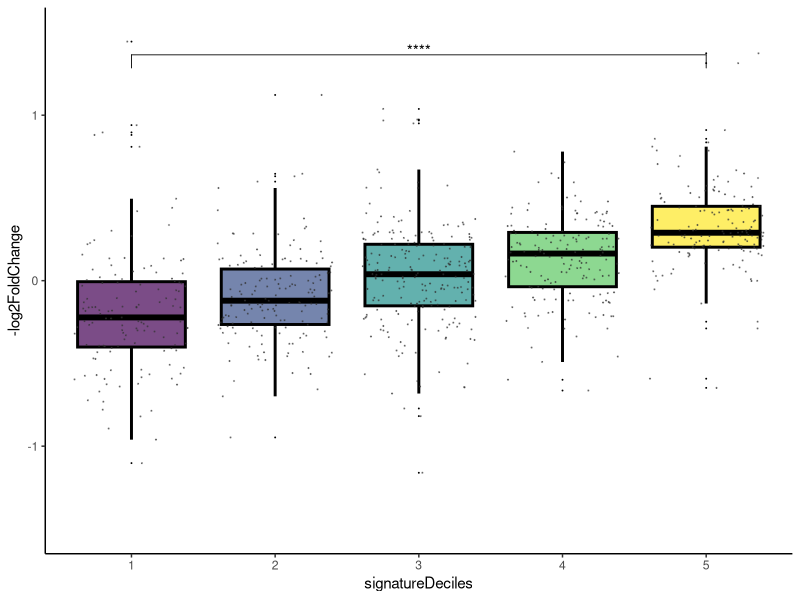
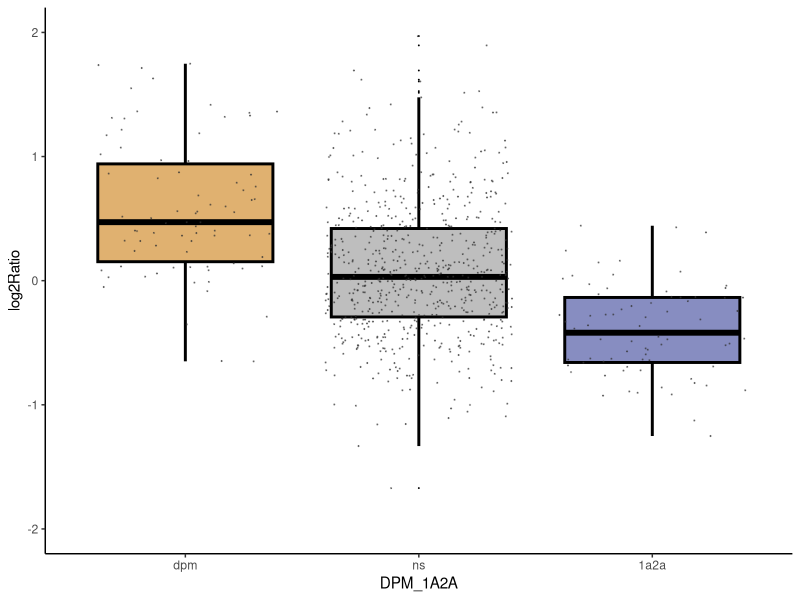
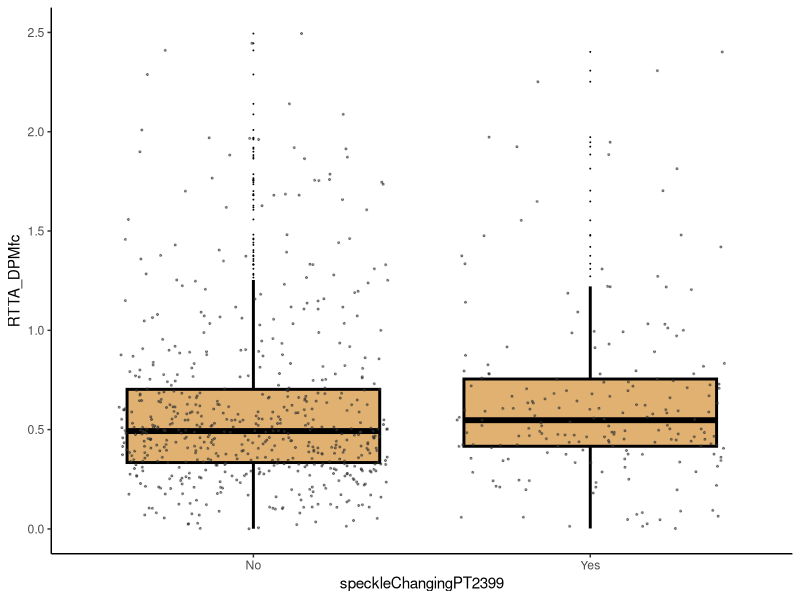
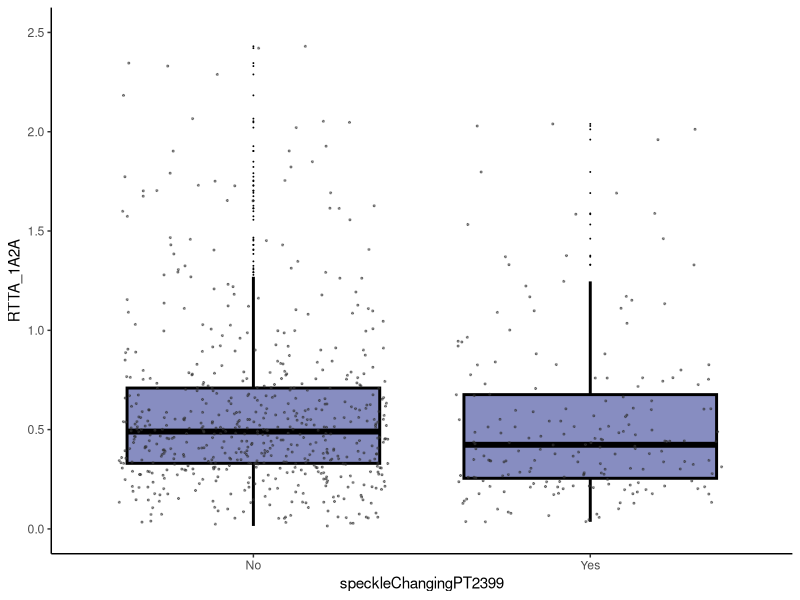
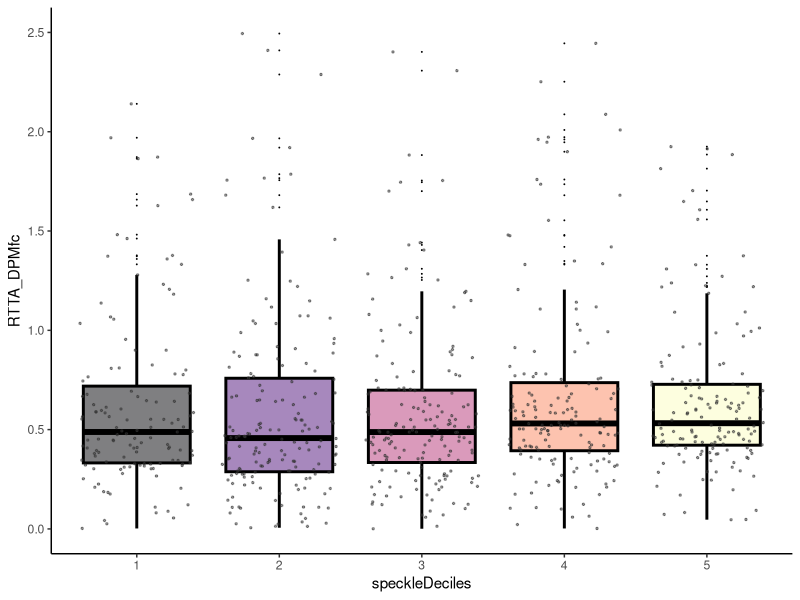
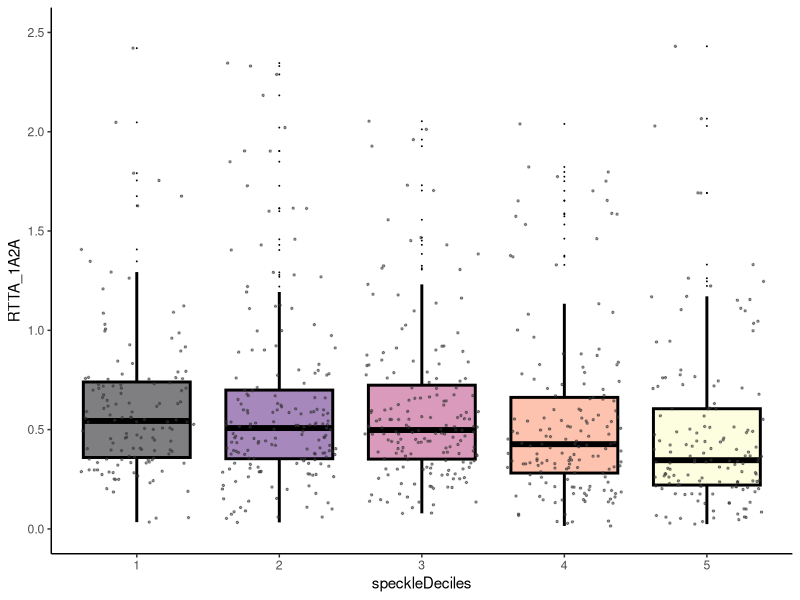

Generate these figures, in order, with R:
setwd("~/Documents/dataIntegration-Alexander2023/STMmutants/")
library(ggplot2)
library(viridis)
library(dplyr)
library(ggpubr)
library(pheatmap)

A <- read.table("foldChangesFormattedForPlot.txt", header=T, row.names = "Gene")

## get rid of low count genes
A <- A[A$baseMean > 300,]

A$log2Ratio <- log2(A$SigI/A$SigII)
A$signatureDeciles <- ntile(A$log2Ratio, 5)
A$signatureDeciles <- as.factor(A$signatureDeciles)
A$speckleDeciles <- ntile((A$SONdmso1 + A$SONdmso2)/2, 5)
A$speckleDeciles <- as.factor(A$speckleDeciles)


## ntile plot of 1a2a/dpm fold change with siganture ntile HIF2A targets
## made -log2FoldChange so that wt would be positive and dSTM would be negative
my_specific_comparisons <- list( c("1","5"))
p = ggplot(A[A$DPMup == "Yes" | A$X1A2Aup == "Yes",], aes(x=signatureDeciles, y=-log2FoldChange, fill=factor(signatureDeciles))) +
  geom_boxplot(col="black", size=1, outlier.size = 0) +
  geom_jitter(color="grey20", size=.1, alpha= .5) +
  theme_classic() +
  scale_fill_viridis(discrete = TRUE, alpha=0.7) +
  theme(legend.position="none") +
  stat_compare_means(comparisons = my_specific_comparisons, method = "wilcox.test", size = 4, tip.length = 0.015, step.increase = 0.08, label = "p.signif", vjust = .6, hide.ns = T, label.y = 1.1)+ 
  ylim(-1.5,1.5)
filename = "HIFtargets_MCFbias_signatureQuintiles.pdf"
pdf(filename, width = 2.5, height = 2.75, onefile=FALSE)
print(p)
dev.off()

## speckle signature ratio based on bias
A$DPM_1A2A <- factor(A$DPM_1A2A, levels = c("dpm", "ns", "1a2a"))
my_specific_comparisons <- list( c("dpm", "ns"), c("ns", "1a2a"))
p = ggplot(A[A$DPMup == "Yes" | A$X1A2Aup == "Yes",], aes(x=DPM_1A2A, y=log2Ratio, fill=factor(DPM_1A2A))) +
  geom_boxplot(col="black", size=1, outlier.size = 0) +
  geom_jitter(color="grey20", size=.1, alpha= .5) +
  theme_classic() +
  scale_fill_manual(values = c("#E0B170", "grey","#878DC1")) +
  theme(legend.position="none") +
  stat_compare_means(comparisons = my_specific_comparisons, method = "wilcox.test", size = 4, tip.length = 0.015, step.increase = 0.08, label = "p.signif", vjust = .6, hide.ns = T, ) +
  ylim(-2,2)
filename = "HIFtargets_MCFbias_signatureRatio.pdf"
pdf(filename, width = 2, height = 2.75, onefile=FALSE)
print(p)
dev.off()

  
## MCF7 HIF-responsive genes fold change DPM/RTTA with speckle changing boolean
my_specific_comparisons <- list( c("Yes","No"))
p = ggplot(A[A$DPMup == "Yes" | A$X1A2Aup == "Yes",], aes(x=speckleChangingPT2399, y=RTTA_DPMfc, fill=factor(speckleChangingPT2399))) +
  geom_boxplot(col="black", size=1, outlier.size = 0) +
  geom_jitter(color="grey20", size=.4, alpha= .5) +
  theme_classic() +
  scale_fill_manual(values = c("#E0B170", "#E0B170")) +
  theme(legend.position="none") +
  #  stat_compare_means(comparisons = my_specific_comparisons, method = "wilcox.test", size = 4, tip.length = 0.02, label.y = 3) + 
  ylim(0,2.5)
filename = "DPMvsRTTAfc_SONchangingWithPT2399.pdf"
pdf(filename, width = 2, height = 3.5, onefile=FALSE)
print(p)
dev.off()

## MCF7 HIF-responsive genes fold change DPM/RTTA with speckle changing boolean
my_specific_comparisons <- list( c("Yes","No"))
p = ggplot(A[A$DPMup == "Yes" | A$X1A2Aup == "Yes",], aes(x=speckleChangingPT2399, y=RTTA_1A2A, fill=factor(speckleChangingPT2399))) +
  geom_boxplot(col="black", size=1, outlier.size = 0) +
  geom_jitter(color="grey20", size=.4, alpha= .5) +
  theme_classic() +
  scale_fill_manual(values = c("#878DC1", "#878DC1")) +
  theme(legend.position="none") +
#  stat_compare_means(comparisons = my_specific_comparisons, method = "wilcox.test", size = 4, tip.length = 0.02, label.y = 3) + 
  ylim(0,2.5)
filename = "1A2AvsRTTAfc_SONchangingWithPT2399.pdf"
pdf(filename, width = 2, height = 3.5, onefile=FALSE)
print(p)
dev.off()

wilcox.test(A$RTTA_DPMfc[(A$DPMup == "Yes" | A$X1A2Aup == "Yes") & A$speckleChangingPT2399 == "Yes"], A$RTTA_1A2A[(A$DPMup == "Yes" | A$X1A2Aup == "Yes") & A$speckleChangingPT2399 == "Yes"])
wilcox.test(A$RTTA_DPMfc[(A$DPMup == "Yes" | A$X1A2Aup == "Yes") & A$speckleChangingPT2399 == "No"], A$RTTA_1A2A[(A$DPMup == "Yes" | A$X1A2Aup == "Yes") & A$speckleChangingPT2399 == "No"])

## ntile plot of dpm/rtta fold change with speckle ntile. HIF2A targets.
my_specific_comparisons <- list( c("1","5"))
p = ggplot(A[A$DPMup == "Yes" | A$X1A2Aup == "Yes",], aes(x=speckleDeciles, y=RTTA_DPMfc, fill=factor(speckleDeciles))) +
  geom_boxplot(col="black", size=1, outlier.size = 0) +
  geom_jitter(color="grey20", size=.5, alpha= .5) +
  theme_classic() +
  scale_fill_viridis(discrete = TRUE, alpha=0.5, option = "A") +
  theme(legend.position="none") +
#  stat_compare_means(comparisons = my_specific_comparisons, method = "wilcox.test", size = 4, tip.length = 0.02, label.y = 2) +
  ylim(0,2.5)
filename = "DPMvsRTTAfc_SONquintiles.pdf"
pdf(filename, width = 3, height = 3.5, onefile=FALSE)
print(p)
dev.off()
## ntile plot of 1a2a/rtta fold change with speckle ntile. HIF2A targets.
my_specific_comparisons <- list( c("1","5"))
p = ggplot(A[A$DPMup == "Yes" | A$X1A2Aup == "Yes",], aes(x=speckleDeciles, y=RTTA_1A2A, fill=factor(speckleDeciles))) +
  geom_boxplot(col="black", size=1, outlier.size = 0) +
  geom_jitter(color="grey20", size=.5, alpha= .5) +
  theme_classic() +
  scale_fill_viridis(discrete = TRUE, alpha=0.5, option = "A") +
  theme(legend.position="none") +
#  stat_compare_means(comparisons = my_specific_comparisons, method = "wilcox.test", size = 4, tip.length = 0.02, label.y = 2) +
  ylim(0,2.5)
filename = "1A2AvsRTTAfc_SONquintiles.pdf"
pdf(filename, width = 3, height = 3.5, onefile=FALSE)
print(p)
dev.off()
wilcox.test(A$RTTA_DPMfc[(A$DPMup == "Yes" | A$X1A2Aup == "Yes") & A$speckleDeciles == "5"], A$RTTA_1A2A[(A$DPMup == "Yes" | A$X1A2Aup == "Yes") & A$speckleDeciles == "5"])
wilcox.test(A$RTTA_DPMfc[(A$DPMup == "Yes" | A$X1A2Aup == "Yes") & A$speckleDeciles == "4"], A$RTTA_1A2A[(A$DPMup == "Yes" | A$X1A2Aup == "Yes") & A$speckleDeciles == "4"])
wilcox.test(A$RTTA_DPMfc[(A$DPMup == "Yes" | A$X1A2Aup == "Yes") & A$speckleDeciles == "3"], A$RTTA_1A2A[(A$DPMup == "Yes" | A$X1A2Aup == "Yes") & A$speckleDeciles == "3"])
wilcox.test(A$RTTA_DPMfc[(A$DPMup == "Yes" | A$X1A2Aup == "Yes") & A$speckleDeciles == "2"], A$RTTA_1A2A[(A$DPMup == "Yes" | A$X1A2Aup == "Yes") & A$speckleDeciles == "2"])
wilcox.test(A$RTTA_DPMfc[(A$DPMup == "Yes" | A$X1A2Aup == "Yes") & A$speckleDeciles == "1"], A$RTTA_1A2A[(A$DPMup == "Yes" | A$X1A2Aup == "Yes") & A$speckleDeciles == "1"])


